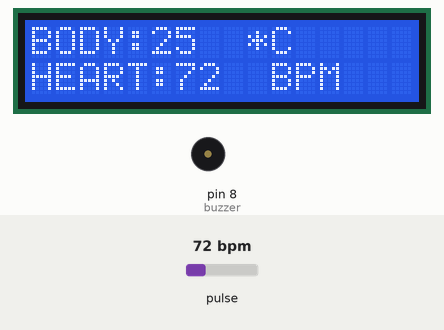
Recording of a sketch running on a simulated Arduino Uno, built with avr-gcc and run on an emulated ATmega328P. On the bench: 16×2 character LCD, buzzer (waves = sounding, pin HIGH). The inputs (shaded band) are chosen by the test bench; at power-on: pulse 72 bpm. What the sketch prints to the serial monitor is not drawn.

Above: at 4.1 s.
4.2 s: pulse set to 42 bpm
At 8.0 s:
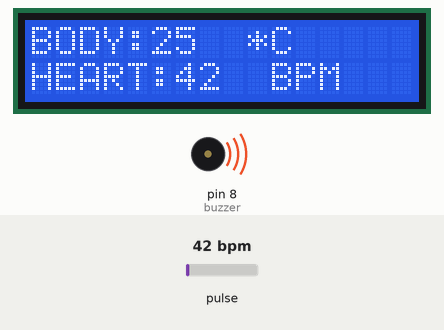
9.5 s: pulse set to 70 bpm
At 13.0 s:
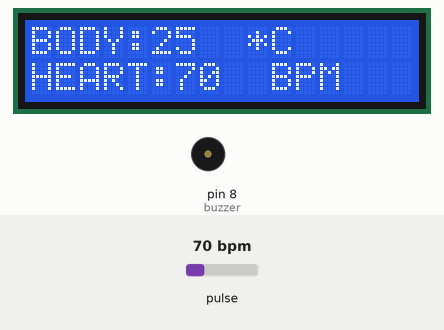
13.7 s: pulse set to 100 bpm
At 15.0 s:
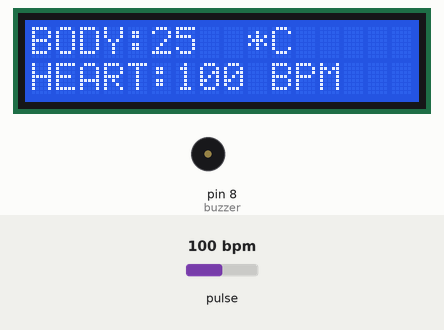
Timing chart, 0 to 24.1 s (numbered marks = the images above; inputs shaded):
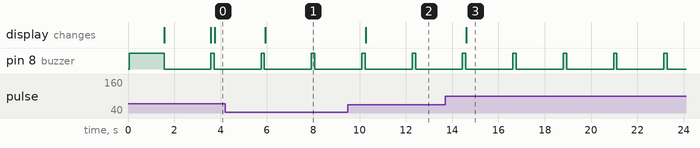

The sketch:

Ard.ino
```cpp
#include <LiquidCrystal.h>
#include <SoftwareSerial.h>
#include "DHT.h"
DHT dht;

#define USE_ARDUINO_INTERRUPTS  true
#include <PulseSensorPlayground.h>

SoftwareSerial esp(10, 11);
LiquidCrystal  lcd(7, 6, 5, 4, 3, 2);


int temp = 25, buzzer = 8, myBPM=0, Threshold = 550;

const int PulseWire  = A0;
PulseSensorPlayground pulseSensor;
unsigned  long previousMillis = 0;
const long interval = 5000;

void setup()
{
  dht.setup(9);
  lcd.begin(16, 2);
  Serial.begin(9600);
  esp.begin(115200);

  pulseSensor.analogInput(PulseWire);
  pulseSensor.setThreshold(Threshold);
  pulseSensor.begin();

  pinMode(buzzer,  OUTPUT);
  digitalWrite(buzzer, HIGH);
  lcd.setCursor(0, 0);
  lcd.print("  IoT Patient");
  lcd.setCursor(0, 1);
  lcd.print(" Monitor System");
  delay(1500);
  digitalWrite(buzzer, LOW);
  lcd.clear();
}

void  loop()
{
  delay(dht.getMinimumSamplingPeriod());  /* Delay of amount equal to sampling period */
  temp = 25;
  Serial.print("Temp:");
  Serial.println(temp);
  lcd.setCursor(0,  0);
  lcd.print("BODY:");
  lcd.print(temp);
  lcd.print("  *C");
  myBPM = pulseSensor.getBeatsPerMinute();
  if (pulseSensor.sawStartOfBeat())
  {
    beep();
    lcd.setCursor(0, 1);
    lcd.print("HEART:");
    lcd.print(myBPM);
    lcd.setCursor(9, 1);
    lcd.print(" BPM");
    Serial.println(myBPM);
    delay(20);
  }
  upload();
}

void beep()
{
  digitalWrite(buzzer, HIGH);
  delay(150);
  digitalWrite(buzzer, LOW);
}

void upload()
{
  unsigned long currentMillis  = millis();
  if (currentMillis - previousMillis >= interval)
  {
    previousMillis  = currentMillis;
    esp.print('*');
    esp.print(myBPM);
    esp.print(temp);
    esp.println('#');

    Serial.print('*');
    Serial.print(myBPM);
    Serial.print(temp);
    Serial.println('#');
  }
}
```

Measured:
- after the input at 4.2 s, the display: changes after 1.7 s (image 1)
- after the input at 9.5 s, the display: changes after 0.77 s (image 2)
- after the input at 13.7 s, the display: changes after 0.92 s (image 3)
- by itself, pin 8 (buzzer): alternates HIGH for 0.15 s and LOW for 2.0 s
